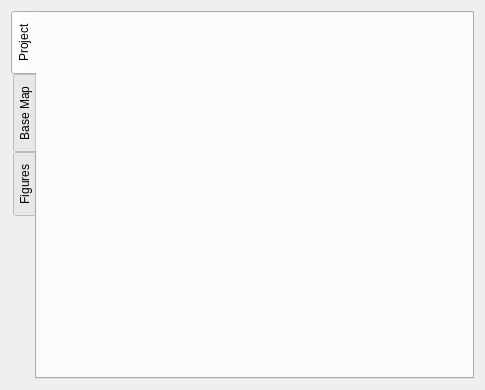
<?xml version="1.0" encoding="UTF-8"?>
<ui version="4.0">
 <class>ProjectDialog</class>
 <widget class="QDialog" name="ProjectDialog">
  <property name="geometry">
   <rect>
    <x>0</x>
    <y>0</y>
    <width>485</width>
    <height>390</height>
   </rect>
  </property>
  <property name="windowTitle">
   <string>Dialog</string>
  </property>
  <layout class="QVBoxLayout" name="verticalLayout">
   <item>
    <widget class="QTabWidget" name="tabWidget">
     <property name="tabPosition">
      <enum>QTabWidget::West</enum>
     </property>
     <property name="tabShape">
      <enum>QTabWidget::Rounded</enum>
     </property>
     <property name="currentIndex">
      <number>0</number>
     </property>
     <widget class="ProjectWidget" name="projectTab">
      <attribute name="title">
       <string>Project</string>
      </attribute>
     </widget>
     <widget class="BaseMapWidget" name="baseMapTab">
      <attribute name="title">
       <string>Base Map</string>
      </attribute>
     </widget>
     <widget class="FigureWidget" name="figureTab">
      <attribute name="title">
       <string>Figures</string>
      </attribute>
     </widget>
    </widget>
   </item>
  </layout>
 </widget>
 <customwidgets>
  <customwidget>
   <class>ProjectWidget</class>
   <extends>QWidget</extends>
   <header>..project_widget</header>
   <container>1</container>
  </customwidget>
  <customwidget>
   <class>BaseMapWidget</class>
   <extends>QWidget</extends>
   <header>..base_map_widget</header>
   <container>1</container>
  </customwidget>
  <customwidget>
   <class>FigureWidget</class>
   <extends>QWidget</extends>
   <header>..figure_widget</header>
   <container>1</container>
  </customwidget>
 </customwidgets>
 <resources/>
 <connections/>
</ui>
